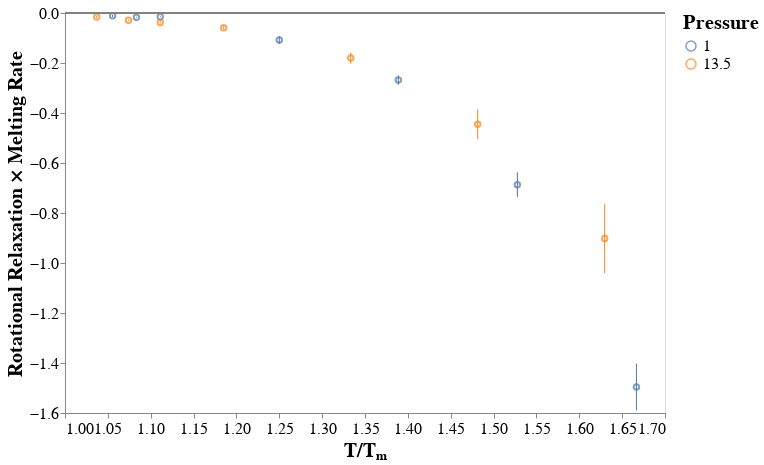

Notebook source saved alongside this figure:
### Code cell
chart = alt.Chart(melt_values).encode(
    x=alt.X("temp_norm", title="T/Tₘ", scale=alt.Scale(zero=False)),
    color=alt.Color("pressure:N", title="Pressure"),
)

c = (
    chart.mark_point().encode(y=alt.Y("value", title="Rotational Relaxation × Melting Rate")) +
    chart.mark_rule().encode(y="error_min", y2="error_max")
)

c = figures.hline(c, 0)
c

### Figure 1 — Vega-Lite specification as saved in the notebook (floating-point values rounded to 4 significant figures)
{"$schema": "https://vega.github.io/schema/vega-lite/v3.3.0.json", "config": {"axis": {"grid": false, "labelFontSize": 16, "titleFontSize": 20}, "background": "white", "header": {"labelFontSize": 18, "titleFontSize": 22}, "legend": {"labelFontSize": 16, "titleFontSize": 20}, "view": {"height": 400, "width": 600}}, "data": {"name": "data-20dbea62173b89684b813c209ff6556a"}, "datasets": {"data-20dbea62173b89684b813c209ff6556a": [{"error": -0.002457, "error_max": -0.01628, "error_min": -0.006456, "pressure": 1, "temp_norm": 1.056, "temperature": 0.38, "value": -0.01137}, {"error": -0.0008225, "error_max": -0.01846, "error_min": -0.01517, "pressure": 1, "temp_norm": 1.083, "temperature": 0.39, "value": -0.01681}, {"error": -0.001036, "error_max": -0.01674, "error_min": -0.0126, "pressure": 1, "temp_norm": 1.111, "temperature": 0.4, "value": -0.01467}, {"error": -0.007969, "error_max": -0.1243, "error_min": -0.09243, "pressure": 1, "temp_norm": 1.25, "temperature": 0.45, "value": -0.1084}, {"error": -0.009288, "error_max": -0.287, "error_min": -0.2499, "pressure": 1, "temp_norm": 1.389, "temperature": 0.5, "value": -0.2684}, {"error": -0.02476, "error_max": -0.7366, "error_min": -0.6375, "pressure": 1, "temp_norm": 1.528, "temperature": 0.55, "value": -0.687}, {"error": -0.04672, "error_max": -1.589, "error_min": -1.403, "pressure": 1, "temp_norm": 1.667, "temperature": 0.6, "value": -1.496}, {"error": -0.002177, "error_max": -0.01996, "error_min": -0.01125, "pressure": 13.5, "temp_norm": 1.037, "temperature": 1.4, "value": -0.01561}, {"error": -0.001296, "error_max": -0.03156, "error_min": -0.02638, "pressure": 13.5, "temp_norm": 1.074, "temperature": 1.45, "value": -0.02897}, {"error": -0.001947, "error_max": -0.04171, "error_min": -0.03392, "pressure": 13.5, "temp_norm": 1.111, "temperature": 1.5, "value": -0.03782}, {"error": -0.003056, "error_max": -0.06473, "error_min": -0.05251, "pressure": 13.5, "temp_norm": 1.185, "temperature": 1.6, "value": -0.05862}, {"error": -0.0111, "error_max": -0.2026, "error_min": -0.1582, "pressure": 13.5, "temp_norm": 1.333, "temperature": 1.8, "value": -0.1804}, {"error": -0.02976, "error_max": -0.5048, "error_min": -0.3858, "pressure": 13.5, "temp_norm": 1.481, "temperature": 2, "value": -0.4453}, {"error": -0.06895, "error_max": -1.04, "error_min": -0.7645, "pressure": 13.5, "temp_norm": 1.63, "temperature": 2.2, "value": -0.9024}]}, "layer": [{"layer": [{"encoding": {"color": {"field": "pressure", "title": "Pressure", "type": "nominal"}, "x": {"field": "temp_norm", "scale": {"zero": false}, "title": "T/Tₘ", "type": "quantitative"}, "y": {"field": "value", "title": "Rotational Relaxation × Melting Rate", "type": "quantitative"}}, "mark": "point"}, {"encoding": {"color": {"field": "pressure", "title": "Pressure", "type": "nominal"}, "x": {"field": "temp_norm", "scale": {"zero": false}, "title": "T/Tₘ", "type": "quantitative"}, "y": {"field": "error_min", "type": "quantitative"}, "y2": {"field": "error_max"}}, "mark": "rule"}]}, {"encoding": {"y": {"field": "val", "type": "quantitative"}}, "mark": {"color": "grey", "type": "rule"}}], "transform": [{"as": "val", "calculate": "0"}]}
